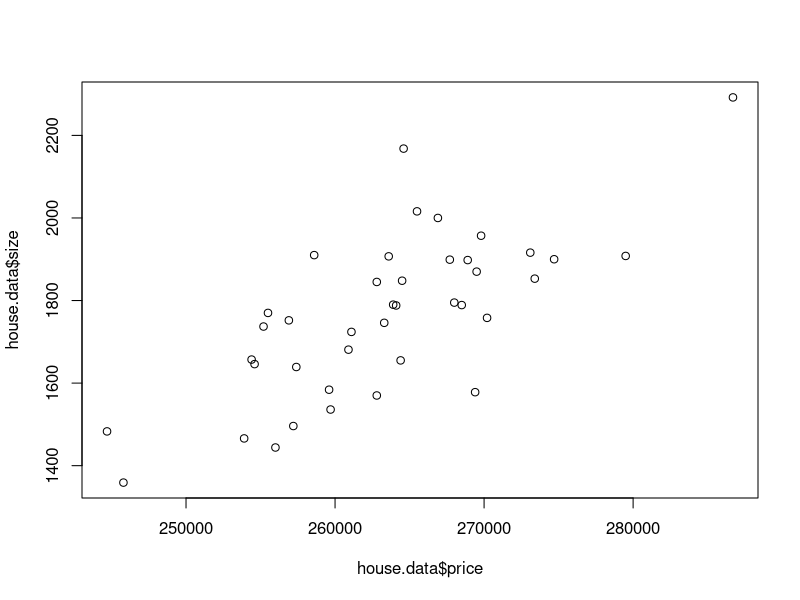
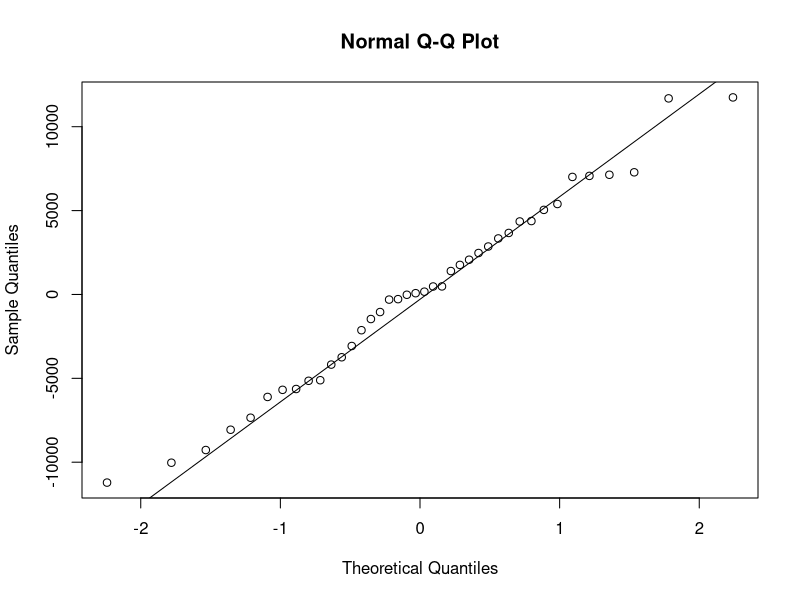
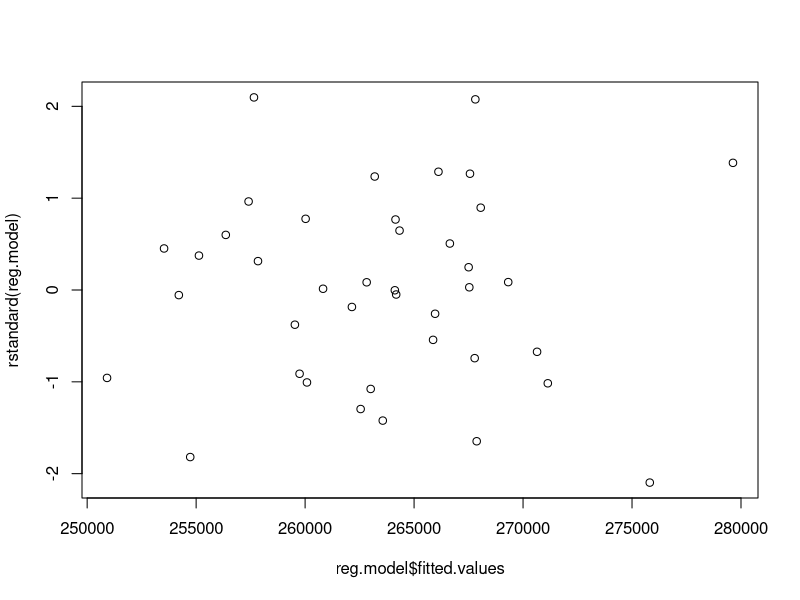
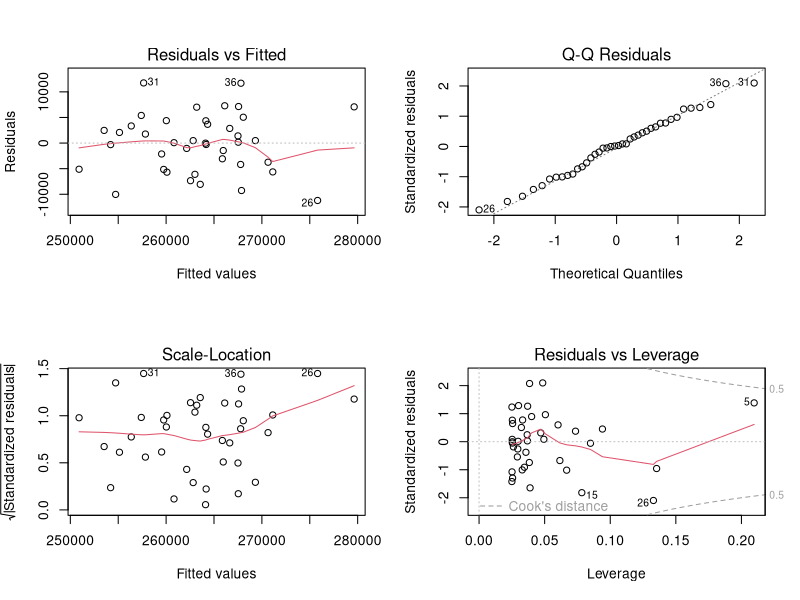

These charts were generated, in order, by the following R code:
getwd()
house.data <- read.table("HouseReg.txt")
names(house.data)

#Linear regression
reg.model <- lm(price ~ size, data = house.data)
summary(reg.model)

library("psych")

describe(house.data$price)
describe(house.data$size)

est.b1 <- cor(house.data$price, house.data$size) * sd(house.data$price)/sd(house.data$size)
est.b1

est.b0 <- mean(house.data$price) - est.b1 * mean(house.data$size)
est.b0

plot(house.data$price, house.data$size)
abline(reg.model, col = "red")

shapiro.test(reg.model$residuals)
qqnorm(resid(reg.model))
qqline(resid(reg.model))

plot(reg.model$fitted.values, rstandard(reg.model))

par(mfrow = c(2,2))
plot(reg.model)

influence.measures(reg.model)
summary(influence.measures(reg.model))

summary(reg.model)

confint(reg.model, level = 0.95)

attach(house.data)
library("psych")
describe(price)

reg.model = lm(price~size)
prediction.value = data.frame(size=1730)
predict(reg.model, prediction.value)

predict(reg.model, prediction.value, interval = "confidence", level = 0.90)

predict(reg.model, prediction.value, interval = "prediction", level = 0.95)

predict(reg.model, prediction.value, interval = "prediction", level = 0.98)

confint(reg.model)


##new_data <- data.frame(Size = 1730)
##predict_interval <- predict(reg.model, new_data, interval="confidence", level=0.90)
##predict_interval

# g) 98% confidence interval for a randomly selected house with 1730 square feet
##predict_interval_98 <- predict(reg.model, new_data, interval="prediction", level=0.98)
##predict_interval_98

# h) 95% confidence interval for the slope coefficient
##confint(reg.model)